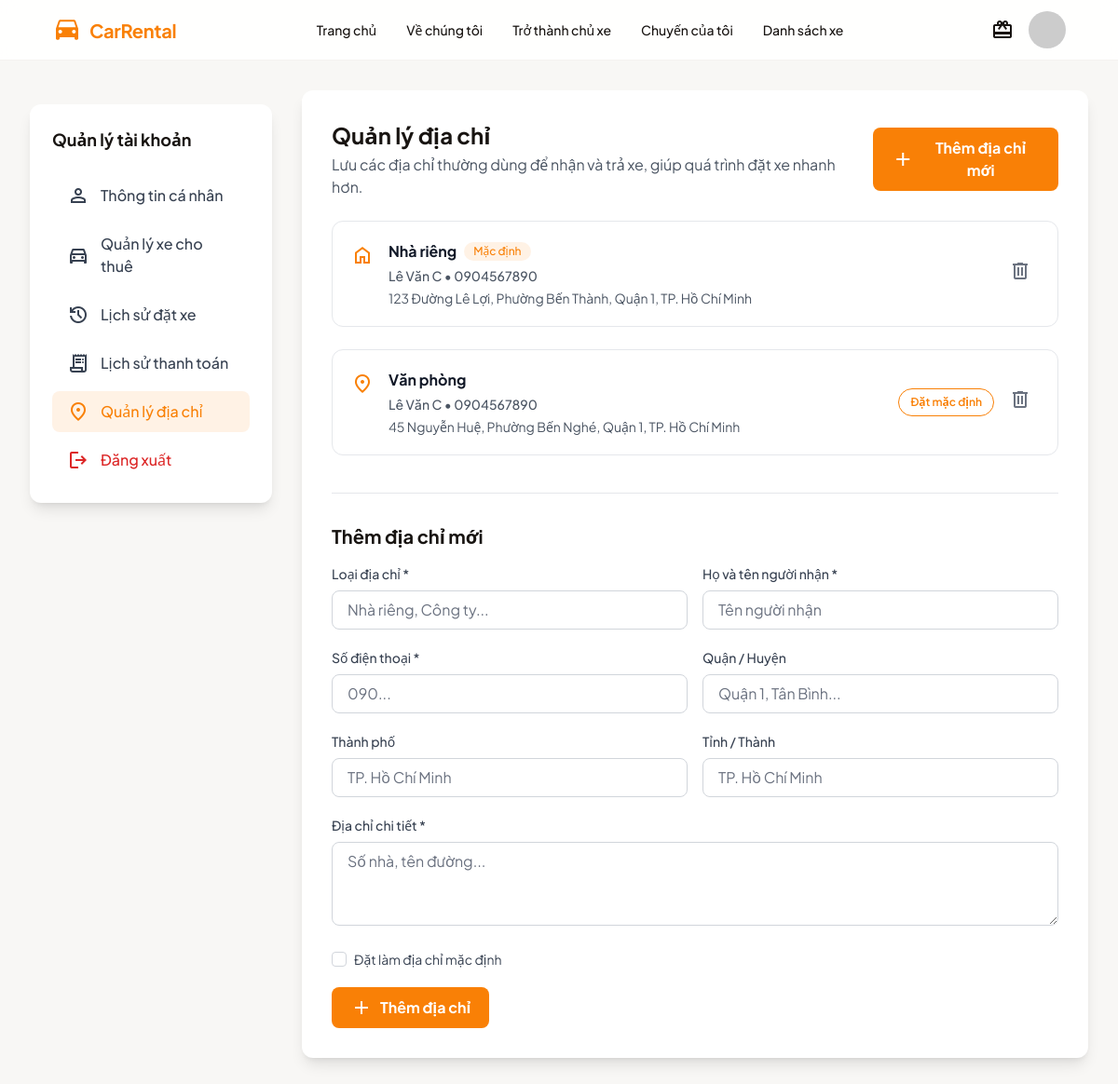
Page /client/addresses.php (signed in) on the committed database.
### tables this page shows
CREATE TABLE IF NOT EXISTS user_addresses (
    id INT AUTO_INCREMENT PRIMARY KEY,
    user_id INT NOT NULL,
    label VARCHAR(100) NOT NULL,
    recipient_name VARCHAR(120) NOT NULL,
    phone VARCHAR(20) NOT NULL,
    address_line VARCHAR(255) NOT NULL,
    district VARCHAR(100),
    city VARCHAR(100),
    province VARCHAR(100),
    is_default TINYINT(1) DEFAULT 0,
    created_at TIMESTAMP DEFAULT CURRENT_TIMESTAMP,
    updated_at TIMESTAMP DEFAULT CURRENT_TIMESTAMP ON UPDATE CURRENT_TIMESTAMP,
    FOREIGN KEY (user_id) REFERENCES users(id) ON DELETE CASCADE,
    INDEX idx_user_addresses_user (user_id)
);

### client/addresses.php (the view, shortened to what this page needs)
<?php
require_once '../config/database.php';
$user_id = $_SESSION['user_id'];
$addresses = [];
$stmt = $conn->prepare("SELECT id, label, recipient_name, phone, address_line, district, city, province, is_default FROM user_addresses WHERE user_id = ? ORDER BY is_default DESC, created_at DESC");
$stmt->bind_param("i", $user_id);
$stmt->execute();
$result = $stmt->get_result();
while ($row = $result->fetch_assoc()) {
    $addresses[] = $row;
}
?>
<!DOCTYPE html>
<html class="light" lang="vi">
<head>
    <script src="https://cdn.tailwindcss.com?plugins=forms,container-queries"></script>
</head>
<body class="font-display bg-background-light dark:bg-background-dark">
    <div class="relative flex h-auto min-h-screen w-full flex-col group/design-root overflow-x-hidden">
        <?php include '../includes/header.php'; ?>
        <div class="layout-container flex h-full grow flex-col">
            <div class="px-4 sm:px-6 lg:px-8 py-8">
                <div class="max-w-6xl mx-auto grid grid-cols-1 lg:grid-cols-12 gap-8">
                    <?php
                        include __DIR__ . '/account-sidebar.php';
                    ?>
                    <main class="lg:col-span-9">
                        <div class="bg-white dark:bg-background-dark/50 p-6 sm:p-8 rounded-xl shadow-lg">
                            <div class="flex flex-col sm:flex-row sm:items-center sm:justify-between gap-4 mb-6">
                                <div>
                                    <h1 class="text-2xl font-bold text-[#181411] dark:text-white">Quản lý địa chỉ</h1>
                                    <p class="text-gray-600 dark:text-gray-300 mt-1">Lưu các địa chỉ thường dùng để nhận và trả xe, giúp quá trình đặt xe nhanh hơn.</p>
                                </div>
                                <button class="flex items-center justify-center gap-2 px-5 py-2.5 bg-primary text-white font-bold rounded-lg hover:bg-primary/90 transition-colors w-full sm:w-auto">
                                    <span class="material-symbols-outlined">add</span>
                                    <span>Thêm địa chỉ mới</span>
                                </button>
                            </div>
                            <div class="space-y-6">
                                <?php if (empty($addresses)): ?>
                                    <div class="p-5 border border-dashed border-gray-300 dark:border-gray-600 rounded-xl text-center text-sm text-gray-500 dark:text-gray-400">
                                        Bạn chưa có địa chỉ nào. Hãy thêm địa chỉ mới để tiện đặt xe nhanh hơn.
                                    </div>
                                <?php else: ?>
                                    <?php foreach ($addresses as $address): ?>
                                        <div class="p-5 border border-gray-200 dark:border-gray-700 rounded-xl flex flex-col sm:flex-row sm:items-start sm:justify-between gap-4">
                                            <div class="flex items-start gap-4">
                                                <span class="material-symbols-outlined text-primary mt-1"><?php echo $address['is_default'] ? 'home' : 'location_on'; ?></span>
                                                <div>
                                                    <div class="flex flex-wrap items-center gap-2 mb-1">
                                                        <h3 class="text-base font-bold text-gray-900 dark:text-white"><?php echo htmlspecialchars($address['label']); ?></h3>
                                                        <?php if ($address['is_default']): ?>
                                                            <span class="inline-flex items-center px-2.5 py-0.5 rounded-full text-xs font-medium bg-primary/10 text-primary dark:bg-primary/20">Mặc định</span>
                                                        <?php endif; ?>
                                                    </div>
                                                    <p class="text-sm text-gray-600 dark:text-gray-400 font-medium"><?php echo htmlspecialchars($address['recipient_name']); ?> • <?php echo htmlspecialchars($address['phone']); ?></p>
                                                    <p class="text-sm text-gray-600 dark:text-gray-400 mt-1">
                                                        <?php
                                                            $parts = array_filter([
                                                                $address['address_line'],
                                                                $address['district'],
                                                                $address['city'],
                                                                $address['province']
                                                            ]);
                                                            echo htmlspecialchars(implode(', ', $parts));
                                                        ?>
                                                    </p>
                                                </div>
                                            </div>
                                            <div class="flex items-center gap-2 self-start sm:self-center shrink-0">
                                                <?php if (!$address['is_default']): ?>
                                                    <form method="POST">
                                                        <button class="px-3 py-1.5 text-xs font-semibold text-primary border border-primary rounded-full hover:bg-primary/10 transition-colors" type="submit">
                                                            Đặt mặc định
                                                        </button>
                                                    </form>
                                                <?php endif; ?>
                                                <form method="POST" onsubmit="return confirm('Bạn có chắc muốn xóa địa chỉ này?');">
                                                    <button class="p-2 text-gray-500 hover:text-red-600 dark:text-gray-400 dark:hover:text-red-500 rounded-full hover:bg-gray-100 dark:hover:bg-gray-700/50 transition-colors" type="submit">
                                                        <span class="material-symbols-outlined">delete</span>
                                                    </button>
                                                </form>
                                            </div>
                                        </div>
                                    <?php endforeach; ?>
                                <?php endif; ?>
                            </div>
                            <div class="mt-10 pt-8 border-t border-gray-200 dark:border-gray-700">
                                <h2 class="text-xl font-bold text-[#181411] dark:text-white mb-4">Thêm địa chỉ mới</h2>
                                <form method="POST" class="grid grid-cols-1 gap-5">
                                    <div class="grid grid-cols-1 sm:grid-cols-2 gap-4">
                                        <div>
                                            <label class="block text-sm font-medium text-gray-700 dark:text-gray-300 mb-2">Loại địa chỉ *</label>
                                            <input type="text" name="label" required placeholder="Nhà riêng, Công ty..."
                                                class="w-full px-4 py-2 border border-gray-300 dark:border-gray-600 rounded-lg focus:ring-2 focus:ring-primary focus:border-primary dark:bg-gray-700 dark:text-white">
                                        </div>
                                        <div>
                                            <label class="block text-sm font-medium text-gray-700 dark:text-gray-300 mb-2">Họ và tên người nhận *</label>
                                            <input type="text" name="recipient_name" required placeholder="Tên người nhận"
                                                class="w-full px-4 py-2 border border-gray-300 dark:border-gray-600 rounded-lg focus:ring-2 focus:ring-primary focus:border-primary dark:bg-gray-700 dark:text-white">
                                        </div>
                                    </div>
                                    <div class="grid grid-cols-1 sm:grid-cols-2 gap-4">
                                        <div>
                                            <label class="block text-sm font-medium text-gray-700 dark:text-gray-300 mb-2">Số điện thoại *</label>
                                            <input type="text" name="phone" required placeholder="090..."
                                                class="w-full px-4 py-2 border border-gray-300 dark:border-gray-600 rounded-lg focus:ring-2 focus:ring-primary focus:border-primary dark:bg-gray-700 dark:text-white">
                                        </div>
                                        <div>
                                            <label class="block text-sm font-medium text-gray-700 dark:text-gray-300 mb-2">Quận / Huyện</label>
                                            <input type="text" name="district" placeholder="Quận 1, Tân Bình..."
                                                class="w-full px-4 py-2 border border-gray-300 dark:border-gray-600 rounded-lg focus:ring-2 focus:ring-primary focus:border-primary dark:bg-gray-700 dark:text-white">
                                        </div>
                                    </div>
                                    <div class="grid grid-cols-1 sm:grid-cols-2 gap-4">
                                        <div>
                                            <label class="block text-sm font-medium text-gray-700 dark:text-gray-300 mb-2">Thành phố</label>
                                            <input type="text" name="city" placeholder="TP. Hồ Chí Minh"
                                                class="w-full px-4 py-2 border border-gray-300 dark:border-gray-600 rounded-lg focus:ring-2 focus:ring-primary focus:border-primary dark:bg-gray-700 dark:text-white">
                                        </div>
                                        <div>
                                            <label class="block text-sm font-medium text-gray-700 dark:text-gray-300 mb-2">Tỉnh / Thành</label>
                                            <input type="text" name="province" placeholder="TP. Hồ Chí Minh"
                                                class="w-full px-4 py-2 border border-gray-300 dark:border-gray-600 rounded-lg focus:ring-2 focus:ring-primary focus:border-primary dark:bg-gray-700 dark:text-white">
                                        </div>
                                    </div>
                                    <div>
                                        <label class="block text-sm font-medium text-gray-700 dark:text-gray-300 mb-2">Địa chỉ chi tiết *</label>
                                        <textarea name="address_line" rows="3" required placeholder="Số nhà, tên đường..."
                                            class="w-full px-4 py-2 border border-gray-300 dark:border-gray-600 rounded-lg focus:ring-2 focus:ring-primary focus:border-primary dark:bg-gray-700 dark:text-white"></textarea>
                                    </div>
                                    <div class="flex items-center gap-2">
                                        <input type="checkbox" name="is_default" id="is_default" class="rounded border-gray-300 text-primary focus:ring-primary">
                                        <label for="is_default" class="text-sm text-gray-700 dark:text-gray-300">Đặt làm địa chỉ mặc định</label>
                                    </div>
                                    <div>
                                        <button type="submit" class="flex items-center justify-center gap-2 px-5 py-2.5 bg-primary text-white font-bold rounded-lg hover:bg-primary/90 transition-colors w-full sm:w-auto">
                                            <span class="material-symbols-outlined">add</span>
                                            <span>Thêm địa chỉ</span>
                                        </button>
                                    </div>
                                </form>
                            </div>
                        </div>
                    </main>
                </div>
            </div>
        </div>
    </div>
</body>
</html>

### client/addresses.php (style rules this page uses)
.material-symbols-outlined { font-variation-settings: 'FILL' 0, 'wght' 400, 'GRAD' 0, 'opsz' 24; }

### rows in the picture
user_addresses: label "Nhà riêng", is_default "Mặc định", recipient_name "Lê Văn C", phone "0904567890", parts "123 Đường Lê Lợi, Phường Bến Thành, Quận 1, TP. Hồ Chí Minh"
user_addresses: label "Văn phòng", recipient_name "Lê Văn C", phone "0904567890", parts "45 Nguyễn Huệ, Phường Bến Nghé, Quận 1, TP. Hồ Chí Minh"

### other values in the picture
$item['label'] "Thông tin cá nhân"
$item['label'] "Quản lý xe cho thuê"
$item['label'] "Lịch sử đặt xe"
$item['label'] "Lịch sử thanh toán"
$item['label'] "Quản lý địa chỉ"
$item['label'] "Đăng xuất"
